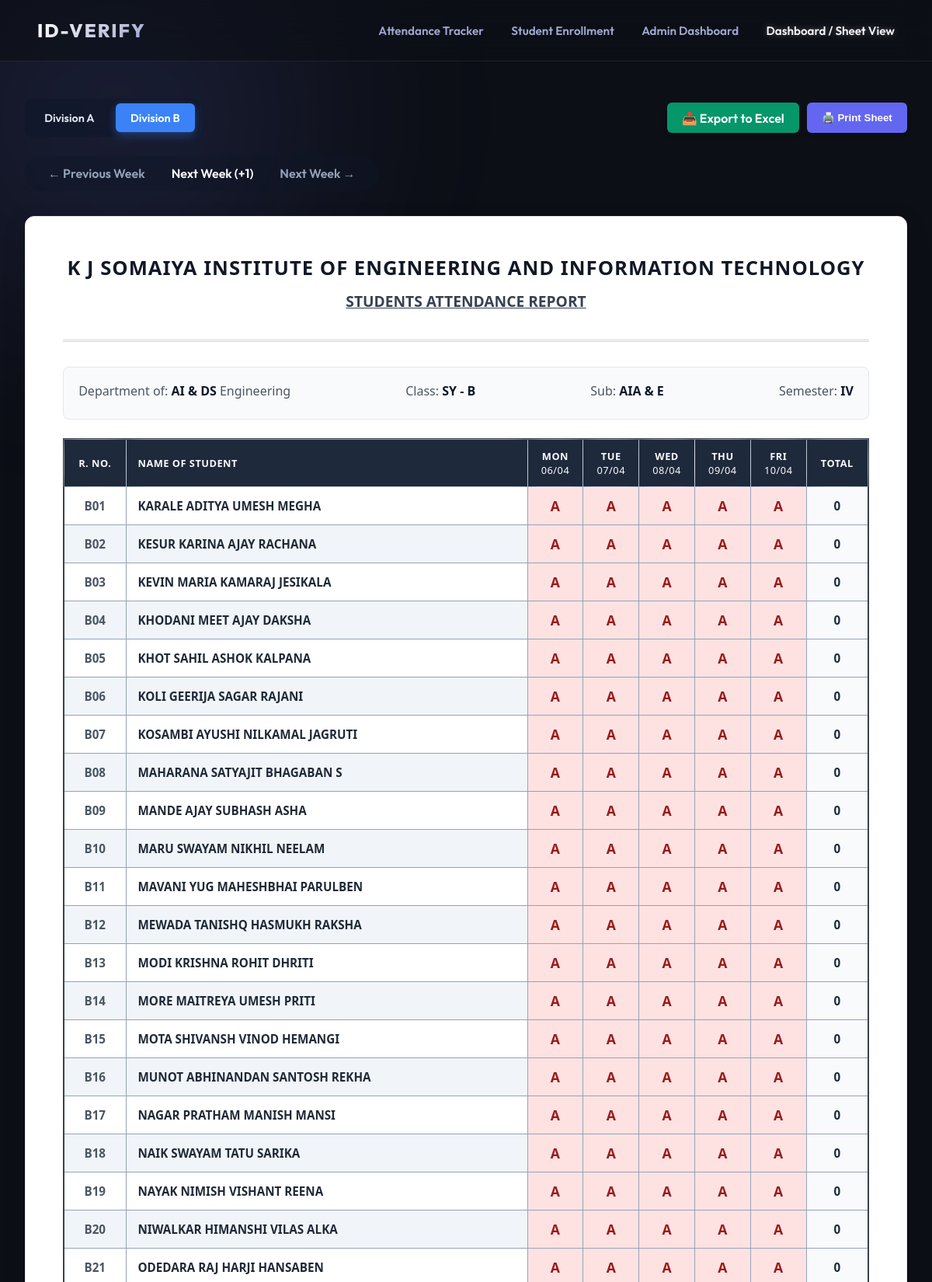
Page /dashboard?div=B&week_offset=1 (upper part) on the committed database.
### tables this page shows
CREATE TABLE students (
        id INTEGER PRIMARY KEY AUTOINCREMENT,
        student_id TEXT UNIQUE NOT NULL,
        name TEXT NOT NULL,
        encoding BLOB,
        created_at TIMESTAMP DEFAULT CURRENT_TIMESTAMP
    );

### app.py (the view)
@app.route('/dashboard')
def dashboard():
    week_offset = int(request.args.get('week_offset', 0))
    today = datetime.date.today()
    monday = today - datetime.timedelta(days=today.weekday())
    target_monday = monday + datetime.timedelta(weeks=week_offset)
    dates = [(target_monday + datetime.timedelta(days=i)).strftime('%Y-%m-%d') for i in range(5)]
    conn = get_db_connection()
    c = conn.cursor()
    c.execute("SELECT student_id, name FROM students ORDER BY student_id")
    all_students = c.fetchall()
    c.execute("SELECT student_id, date(timestamp) as dt FROM attendance_logs WHERE status='PRESENT' AND date(timestamp) >= ? AND date(timestamp) <= ?", (dates[0], dates[-1]))
    logs = c.fetchall()
    conn.close()
    divisions = set()
    students_by_div = defaultdict(list)
    for s in all_students:
        sid = s['student_id']
        name = s['name']
        div = sid[0] if sid else 'Unknown'
        divisions.add(div)
        students_by_div[div].append({'roll': sid, 'name': name, 'attendance': {}, 'total': 0})
    divisions = sorted(list(divisions))
    active_div = request.args.get('div', divisions[0] if divisions else 'A')
    logs_by_sid = defaultdict(set)
    for lg in logs:
        if lg['student_id'].startswith(active_div):
            logs_by_sid[lg['student_id']].add(lg['dt'])
    sheet_data = students_by_div.get(active_div, [])
    daily_totals = {dt: 0 for dt in dates}
    for student in sheet_data:
        sid = student['roll']
        for dt in dates:
            if dt in logs_by_sid[sid]:
                student['attendance'][dt] = 'P'
                student['total'] += 1
                daily_totals[dt] += 1
            else:
                student['attendance'][dt] = 'A'
    return render_template('dashboard.html',
                           divisions=divisions,
                           active_div=active_div,
                           dates=dates,
                           sheet_data=sheet_data,
                           daily_totals=daily_totals,
                           week_offset=week_offset)

### app.py (called while the page is built)
def get_db_connection():
    conn = sqlite3.connect('attendance.db')
    conn.row_factory = sqlite3.Row
    return conn

### templates/dashboard.html (shortened to what this page needs)
{% extends "base.html" %}
{% block content %}
<div class="controls" style="flex-direction: column; align-items: flex-start; gap: 1.5rem;">
    <div style="display: flex; justify-content: space-between; width: 100%; align-items: center;">
        <div class="div-tabs">
            {% for div in divisions %}
                <a href="?div={{ div }}&week_offset={{ week_offset }}" class="div-tab {% if active_div == div %}active{% endif %}">Division {{ div }}</a>
            {% endfor %}
        </div>
        <div style="display: flex; gap: 10px;">
            <a href="/api/export_excel?div={{ active_div }}&week_offset={{ week_offset }}" class="btn-export">📥 Export to Excel</a>
            <button onclick="window.print()" class="btn-print">🖨️ Print Sheet</button>
        </div>
    </div>
    <div class="week-nav">
        <a href="?div={{ active_div }}&week_offset={{ week_offset - 1 }}" class="btn-nav">← Previous Week</a>
        <span style="color: white; font-weight: 600;">
            {% if week_offset == 0 %}This Week{% elif week_offset == -1 %}Last Week{% elif week_offset > 0 %}Next Week (+{{ week_offset }}){% else %}{{ week_offset|abs }} Weeks Ago{% endif %}
        </span>
        <a href="?div={{ active_div }}&week_offset={{ week_offset + 1 }}" class="btn-nav">Next Week →</a>
    </div>
</div>
<div class="physical-sheet">
    <div class="sheet-header">
        <h1>K J SOMAIYA INSTITUTE OF ENGINEERING AND INFORMATION TECHNOLOGY</h1>
        <h2>STUDENTS ATTENDANCE REPORT</h2>
    </div>
    <div class="sheet-meta">
        <div>Department of: <strong>AI & DS</strong> Engineering</div>
        <div>Class: <strong>SY - {{ active_div }}</strong></div>
        <div>Sub: <strong>AIA & E</strong></div>
        <div>Semester: <strong>IV</strong></div>
    </div>
    <table class="sheet-table">
        <thead>
            <tr>
                <th>R. No.</th>
                <th>Name of Student</th>
                {% for dt in dates %}
                <th>
                    {% if loop.index == 1 %}Mon<br>{% elif loop.index == 2 %}Tue<br>{% elif loop.index == 3 %}Wed<br>{% elif loop.index == 4 %}Thu<br>{% elif loop.index == 5 %}Fri<br>{% endif %}
                    <span style="font-weight:normal; font-size:0.8rem;">{{ dt.split('-')[-1] + '/' + dt.split('-')[-2] }}</span>
                </th>
                {% endfor %}
                <th>Total</th>
            </tr>
        </thead>
        <tbody>
            {% for student in sheet_data %}
            <tr>
                <td style="font-weight: 600; color: #4b5563;">{{ student.roll }}</td>
                <td style="font-weight: 600; color: #1f2937;">{{ student.name }}</td>
                {% for dt in dates %}
                    {% if student.attendance[dt] == 'P' %}
                        <td class="present-mark">P</td>
                    {% elif student.attendance[dt] == 'A' %}
                        <td class="absent-mark">A</td>
                    {% else %}
                        <td></td>
                    {% endif %}
                {% endfor %}
                <td class="total-col"><strong>{{ student.total }}</strong></td>
            </tr>
            {% else %}
            <tr>
                <td colspan="{{ 3 + dates|length }}" style="text-align: center; padding: 2rem; color: #6b7280;">No students found for Division {{ active_div }}</td>
            </tr>
            {% endfor %}
        </tbody>
    </table>
</div>
{% endblock %}

### static/css/style.css (style rules this page uses)
:root { --bg-color: #0d0f17; --glass-bg: rgba(20, 25, 40, 0.4); --glass-border: rgba(255, 255, 255, 0.08); --text-primary: #f0f2f5; --text-secondary: #a0a6cc; --accent: #5e6ad2; --accent-glow: rgba(94, 106, 210, 0.5); --success: #38c973; --danger: #ff4757; }
* { box-sizing: border-box; margin: 0; padding: 0; }
body { font-family: 'Outfit', sans-serif; background-color: var(--bg-color); color: var(--text-primary); min-height: 100vh; overflow-x: hidden; }
table { width: 100%; border-collapse: collapse; text-align: left; }
th, td { padding: 1rem; border-bottom: 1px solid rgba(255,255,255,0.05); }
th { color: var(--text-secondary); font-weight: 600; text-transform: uppercase; font-size: 0.85rem; letter-spacing: 1px; position: sticky; top: 0; background: var(--glass-bg); backdrop-filter: blur(16px); }

### templates/dashboard.html (style rules this page uses)
.physical-sheet { background: #ffffff; color: #333; padding: 3rem; border-radius: 12px; box-shadow: 0 10px 30px rgba(0,0,0,0.15); margin-top: 2rem; font-family: 'Segoe UI', Tahoma, Geneva, Verdana, sans-serif; overflow-x: auto; border: 1px solid #e5e7eb; }
.sheet-header { text-align: center; margin-bottom: 2rem; border-bottom: 3px double #d1d5db; padding-bottom: 1.5rem; }
.sheet-header h1 { font-size: 1.6rem; margin: 0; text-transform: uppercase; font-weight: 800; letter-spacing: 1px; color: #111827; }
.sheet-header h2 { font-size: 1.2rem; margin: 12px 0; text-decoration: underline; color: #374151; font-weight: 700; }
.sheet-meta { display: flex; justify-content: space-between; margin-bottom: 1.5rem; font-size: 1rem; flex-wrap: wrap; background: #f9fafb; padding: 1.2rem; border-radius: 8px; border: 1px solid #e5e7eb; }
.sheet-meta div { margin-bottom: 5px; color: #4b5563; }
.sheet-meta strong { color: #0f172a; font-weight: 700; }
.sheet-table { width: 100%; border-collapse: collapse; margin-top: 1rem; font-size: 0.95rem; border: 2px solid #374151; }
.sheet-table th, .sheet-table td { border: 1px solid #94a3b8; padding: 12px 8px; text-align: center; }
.sheet-table th { background-color: #1e293b; color: #f8fafc; font-weight: 700; text-transform: uppercase; font-size: 0.8rem; letter-spacing: 0.5px; }
.sheet-table th:nth-child(2), .sheet-table td:nth-child(2) { text-align: left; padding-left: 15px; }
.sheet-table tbody tr:nth-child(even) { background-color: #f1f5f9; }
.absent-mark { color: #991b1b; background-color: #fee2e2; font-weight: 900; font-size: 1.1rem; }
.total-col { background-color: #f8fafc; font-weight: 800; color: #1e293b; }
.controls { display: flex; justify-content: space-between; align-items: center; margin-bottom: 1rem; }
.btn-export { background: #059669; color: white; border: none; padding: 0.6rem 1.2rem; border-radius: 6px; cursor: pointer; font-weight: 600; text-decoration: none; display: inline-flex; align-items: center; gap: 8px; box-shadow: 0 4px 6px -1px rgba(0,0,0,0.1); transition: 0.2s; }
.div-tabs { display: flex; gap: 0.5rem; background: rgba(15, 23, 42, 0.5); padding: 6px; border-radius: 10px; backdrop-filter: blur(8px); }
.div-tab { padding: 0.6rem 1.2rem; color: #e2e8f0; text-decoration: none; border-radius: 6px; font-weight: 600; transition: 0.3s; font-size: 0.9rem; }
.div-tab.active { background: #3b82f6; color: white; box-shadow: 0 4px 12px rgba(59, 130, 246, 0.4); }
.week-nav { display: flex; align-items: center; gap: 1.5rem; background: rgba(15, 23, 42, 0.4); padding: 8px 20px; border-radius: 30px; }
.btn-nav { color: #94a3b8; padding: 5px 10px; border-radius: 20px; text-decoration: none; transition: 0.2s; font-weight: 600; }
.btn-print { background: #6366f1; color: white; border: none; padding: 0.6rem 1.2rem; border-radius: 6px; cursor: pointer; font-weight: 600; box-shadow: 0 4px 6px -1px rgba(0,0,0,0.1); transition: 0.2s; }

### rows in the picture
students: roll "B01", name "KARALE ADITYA UMESH MEGHA", total "0"
students: roll "B02", name "KESUR KARINA AJAY RACHANA", total "0"
students: roll "B03", name "KEVIN MARIA KAMARAJ JESIKALA", total "0"
students: roll "B04", name "KHODANI MEET AJAY DAKSHA", total "0"
students: roll "B05", name "KHOT SAHIL ASHOK KALPANA", total "0"
students: roll "B06", name "KOLI GEERIJA SAGAR RAJANI", total "0"
students: roll "B07", name "KOSAMBI AYUSHI NILKAMAL JAGRUTI", total "0"
students: roll "B08", name "MAHARANA SATYAJIT BHAGABAN S", total "0"
students: roll "B09", name "MANDE AJAY SUBHASH ASHA", total "0"
students: roll "B10", name "MARU SWAYAM NIKHIL NEELAM", total "0"
students: roll "B11", name "MAVANI YUG MAHESHBHAI PARULBEN", total "0"
students: roll "B12", name "MEWADA TANISHQ HASMUKH RAKSHA", total "0"
students: roll "B13", name "MODI KRISHNA ROHIT DHRITI", total "0"
students: roll "B14", name "MORE MAITREYA UMESH PRITI", total "0"
students: roll "B15", name "MOTA SHIVANSH VINOD HEMANGI", total "0"
students: roll "B16", name "MUNOT ABHINANDAN SANTOSH REKHA", total "0"
students: roll "B17", name "NAGAR PRATHAM MANISH MANSI", total "0"
students: roll "B18", name "NAIK SWAYAM TATU SARIKA", total "0"
students: roll "B19", name "NAYAK NIMISH VISHANT REENA", total "0"
students: roll "B20", name "NIWALKAR HIMANSHI VILAS ALKA", total "0"
students: roll "B21", name "ODEDARA RAJ HARJI HANSABEN", total "0"

### other values in the picture
{{ div }} "A" "B"
{{ week_offset }} "1"
{{ active_div }} "B"
{{ dt.split('-')[-1] + '/' + dt.split('-')[-2] }} "06/04" "07/04" "08/04" "09/04" "10/04"
